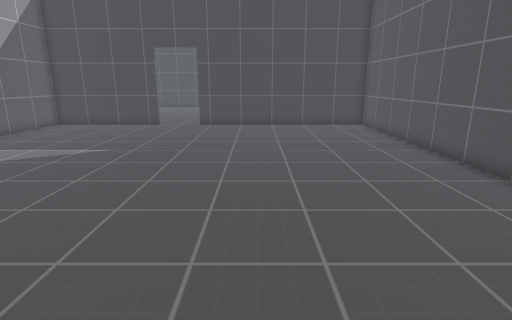
[1] (above)

17 first-person views from a walk through a Godot game level. The camera is 1.3 m above the floor, tilts 14° down and sees 80° across. The floor is counted in squares, 0.5 m on a side. Each view is taken from the middle of a square. On the plan, view 1 faces up. The plan holds only what a view shows up to about 20 squares ahead; the rest is blank. The place goes on beyond the plan. Surface patterns are stand-ins for the level's own textures.

[2]
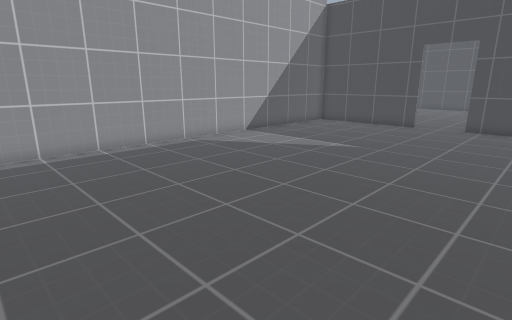

[3]
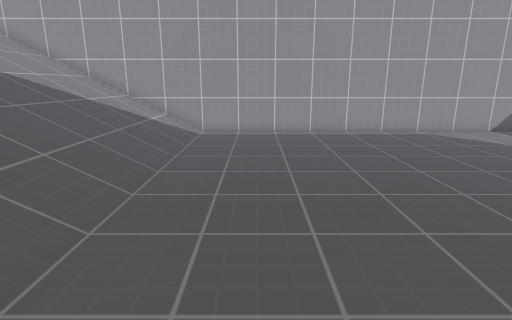

[4]
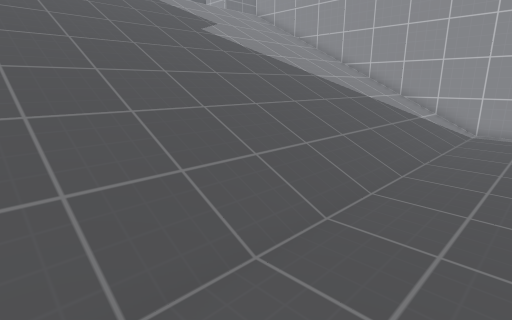

[5]
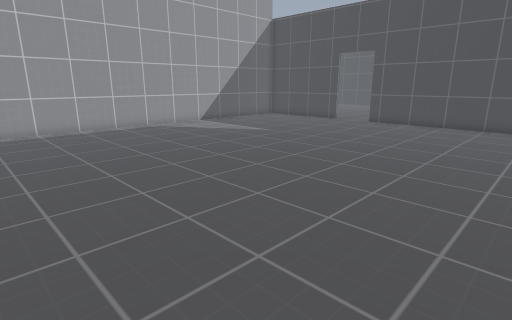

[6]
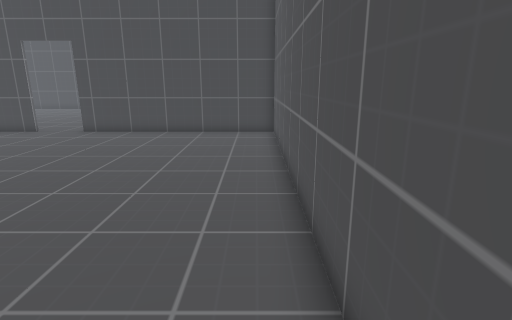

[7]
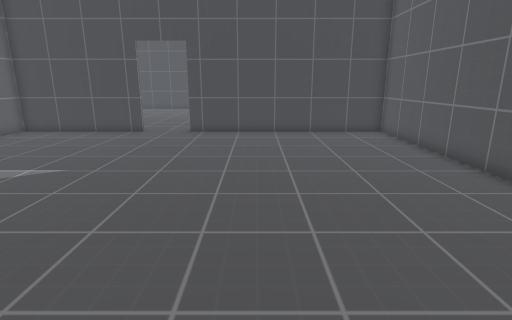

[8]
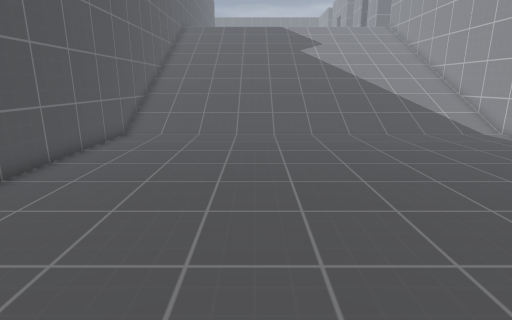

[9]
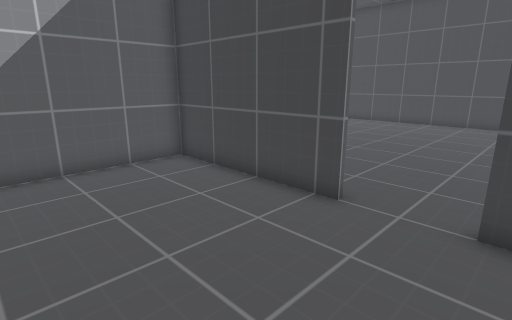

[10]
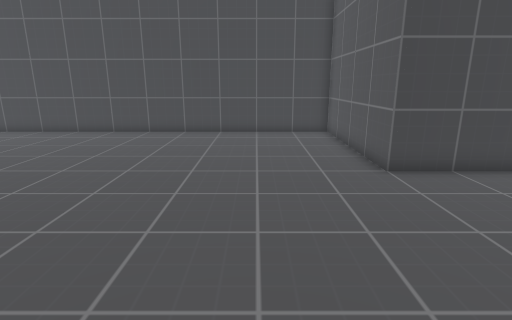

[11]
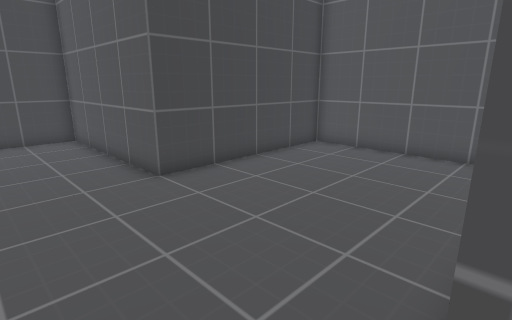

[12]
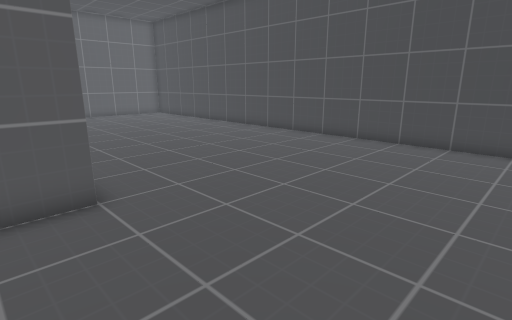

[13]
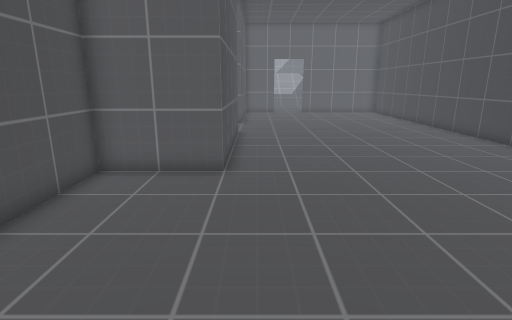

[14]
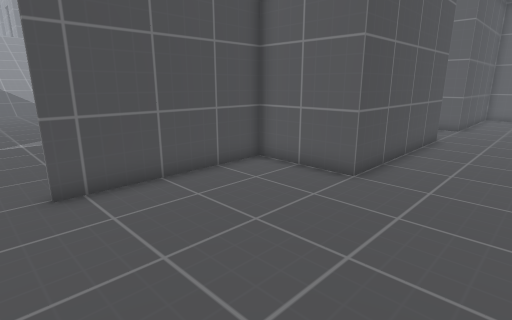

[15]
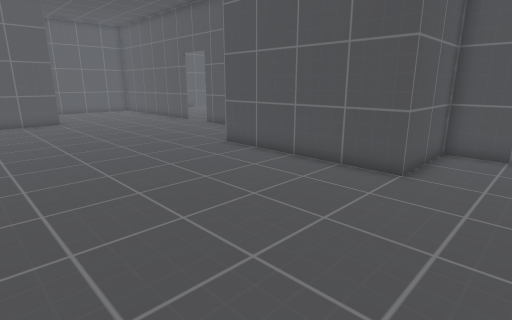

[16]
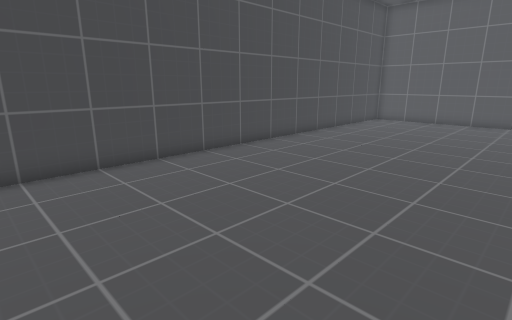

[17]
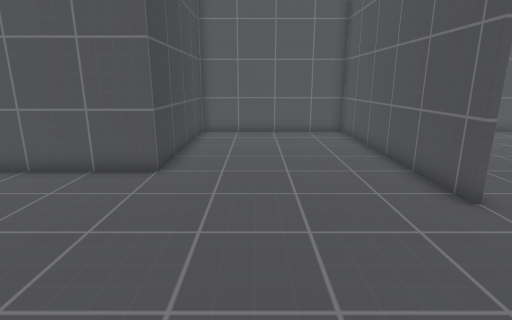

### Floor plan
Key: @ floor where view 1 was taken; # wall or solid block; . floor; / step, stairs or slope.
Columns run from 24 left of view 1 to 7 right of it. Each row starts with its distance up from view 1.
 36 ########################
 35 .......................#
 34 .......................#
 33 .......................#
 32 .......................#
 31 .......................#
 30 .......................#
 29 .......................#
 28 .......................#########
 27 ...............................#
 26 ...............................#
 25 ...............................#
 24 ...#########...................#
 23 ...#       #...................#
 22  ..#       #...................#
 21  ..#       #...................#
 20  ###       #######...###########
 19            #...................#
 18            #...................#
 17            #...................#
 16            #...................#
 15            #...................#
 14            #...................#
 13            #...................#
 12            #...................#
 11            #...................#
 10            #...................#
  9            #...................#
  8            #...................#
  7            #...................#
  6            #...................#
  5            #...................#
  4            #...................#
  3            #...................#
  2            #...................#
  1            #...................#
  0            #............@......#
 -1            #...................#
 -2            #...................#
 -3            #...................#
 -4            #...................#
 -5            #///////////////////#
 -6            #///////////////////#
 -7            #///////////////////#
 -8            #///////////////////#
 -9            #///////////////////#

Where each view was taken, in squares from view 1:
view 1: 0 up, 0 right, facing up
view 2: 0 up, 0 right, facing up-left
view 3: 1 down, 4 right, facing left
view 4: 1 down, 6 right, facing down-left
view 5: 1 down, 6 right, facing up-left
view 6: 3 up, 6 right, facing up
view 7: 3 up, 0 right, facing up
view 8: 12 up, 0 right, facing down
view 9: 14 up, 3 left, facing up-left
view 10: 19 up, 5 left, facing up
view 11: 20 up, 5 left, facing up-right
view 12: 22 up, 6 left, facing up-left
view 13: 25 up, 4 left, facing left
view 14: 28 up, 5 left, facing down-left
view 15: 33 up, 24 left, facing down-right
view 16: 26 up, 24 left, facing up-right
view 17: 25 up, 10 left, facing right
